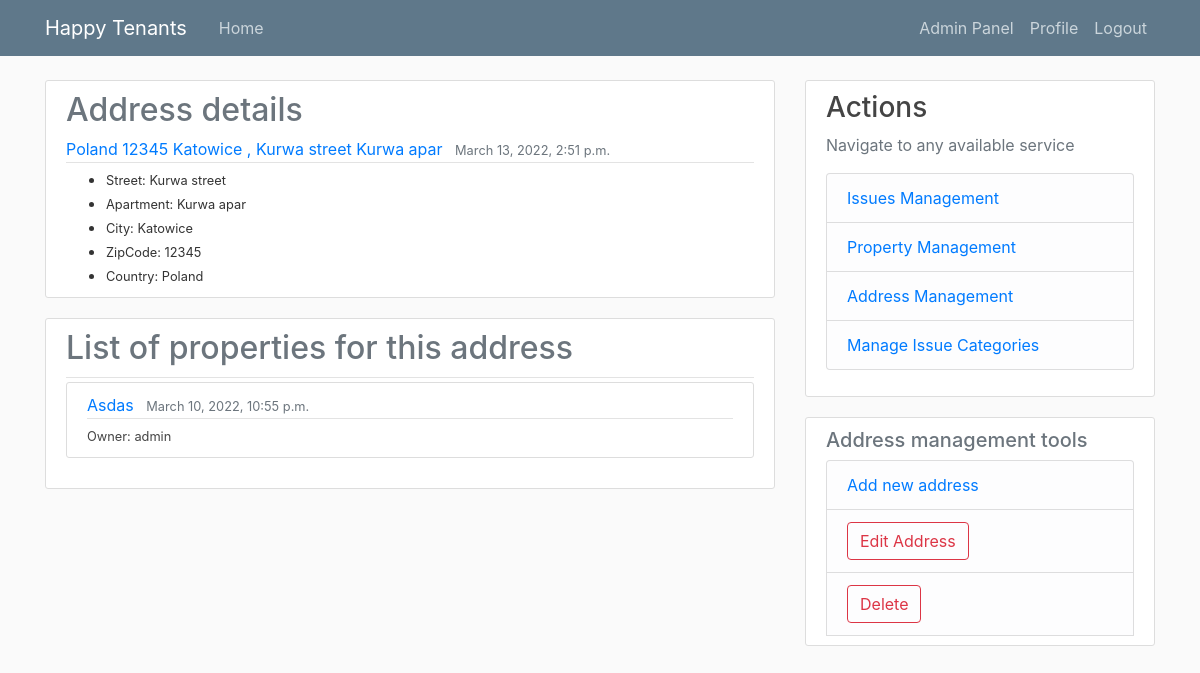
Before: /addresses/3/ (signed in) with the older database file.
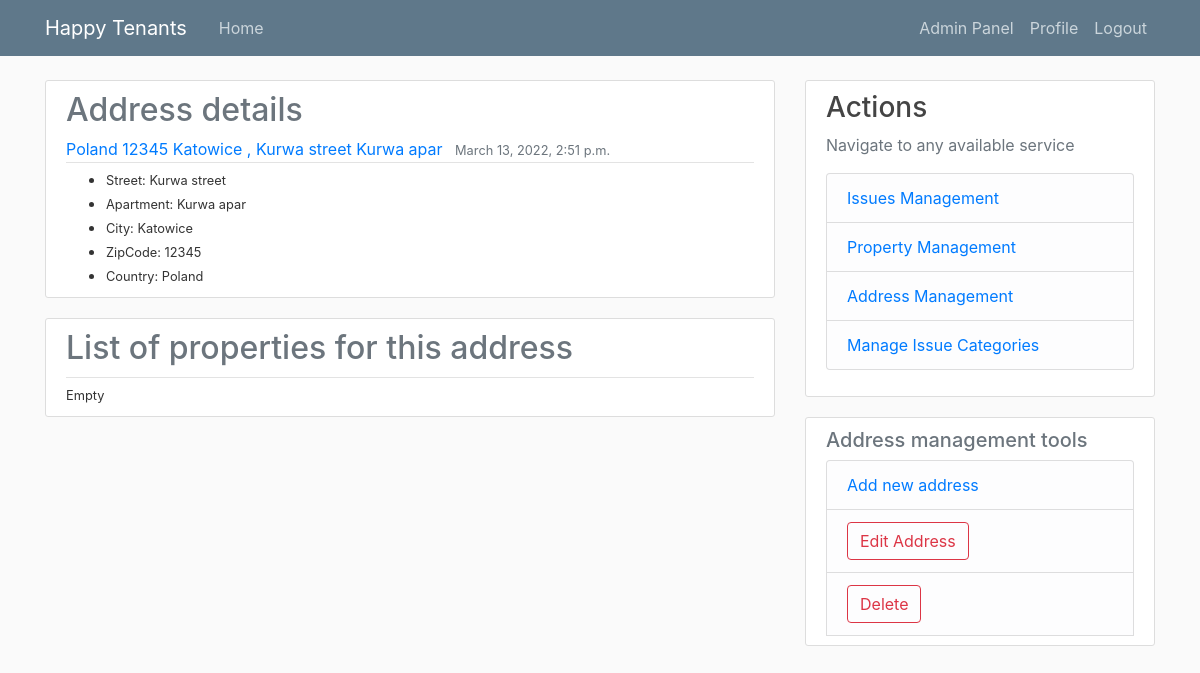
After: the same page with the newer database file.
### tenant_mgmt/models.py (models this page shows, shortened)
class Property(models.Model):
    name = models.CharField(max_length=50, null=True)
    address = models.ForeignKey(Address, on_delete=models.CASCADE, null=True, related_name="address_properties_set")
    owner = models.ForeignKey(User, on_delete=models.SET_NULL, related_name="owner_property_set", null=True, blank=True)
    tenants = models.ManyToManyField(User, related_name="tenant_property_set", blank=True)
    dateAdded = models.DateTimeField(auto_now_add=True)

### tenant_mgmt/views.py (the view)
# urls.py: path('addresses/<int:pk>/', AddressDetailView.as_view(), name='addressDetails'),
@method_decorator([login_required, manager_requred], name='dispatch')
class AddressDetailView(DetailView):
    model = Address
    template_name = 'tnt_mgmt/address/detail.html'
    context_object_name = 'address'
    ordering = ['dateAdded']

### tenant_mgmt/models.py (called while the page is built)
    def __str__(self) -> str:
        return f'{self.country} {self.zipCode} {self.city} , {self.street} {self.apartment}'

### tenant_mgmt/templatetags/extra_filters.py (called while the page is built)
@register.filter(name='has_groups')
def has_groups(user, group_names):
    groups = list(group_names.split('|'))
    userGroups = user.groups.all()
    for groupName in groups:
        group = Group.objects.get(name=groupName)
        if group in userGroups:
            return True
    return False

@register.filter(name='is_active')
def is_active(user):
    return len(user.groups.all()) > 0

### tenant_mgmt/templates/tnt_mgmt/address/detail.html (shortened to what this page needs)
{% extends "./base.html" %} {% block content %}
<article class="media content-section">
  <div class="media-body">
    <div class="article-metadata">
      <h2 class="text-muted">Address details</h2>
      <a class="mr-2" href="#">{{ address }}</a>
      <small class="text-muted">{{ address.dateAdded }}</small>
    </div>
    <ul>
      <li><small> Street: {{ address.street}}</small></li>
      <li><small> Apartment: {{ address.apartment}}</small></li>
      <li><small> City: {{ address.city}}</small></li>
      <li><small> ZipCode: {{ address.zipCode}}</small></li>
      <li><small> Country: {{ address.country}}</small></li>
    </ul>
  </div>
</article>
<article class="media content-section">
  <div class="media-body">
    <div class="article-metadata">
      <h2 class="text-muted">List of properties for this address</h2>
    </div>
    {% for property in address.address_properties_set.all %}
    <article class="media content-section">
      <div class="media-body">
        <div class="article-metadata">
          <a class="mr-2" href="{% url 'propertyDetails' property.id %}"
            >{{ property.name }}</a
          >
          <small class="text-muted">{{ property.dateAdded }}</small>
        </div>
        <small
          ><a class="article-title" href="#"
            >Owner: {{ property.owner.username }}</a
          ></small
        >
      </div>
    </article>
    {% empty %}
    <small>Empty</small>
    {% endfor %}
  </div>
</article>
{% endblock content %}
{% block details_view_actions %}
  <li class="list-group-item list-group-item-light"><button id="editAddress" class="btn btn-outline-danger" type="submit">Edit Address</button></li>
  <li class="list-group-item list-group-item-light"><button id="deleteAddress" class="btn btn-outline-danger" type="submit">Delete</button></li>
{% endblock details_view_actions %}

Changed rows visible on the page:
removed Property: name "Asdas", dateAdded "March 10, 2022, 10:55 p.m.", owner.username "admin"
Other visible differences:
text now shown: "Empty"
